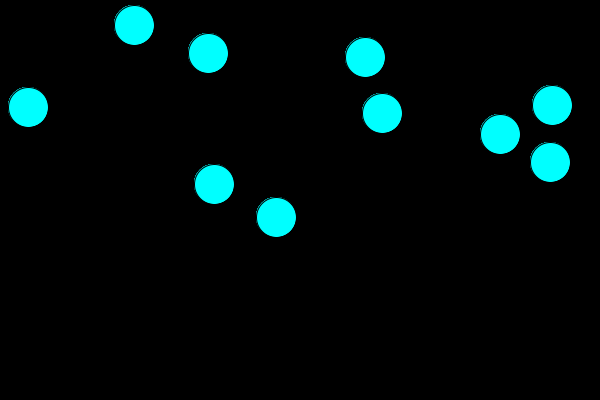
Frame 1 (no input)
Frame 60 (the mouse pressed at the canvas centre just before this capture): identical to frame 1, image omitted
Frame 120 (the mouse held since frame 60 and released just before this capture): identical to frame 1, image omitted

The Processing sketch that drew this single still picture (run headless with seeded random() and noise(); from frame 60 on, the mouse is pressed at the canvas centre):

// Processing sketch: w17_class
// ── w17_class.pde
Ball[] balls;
int score;
color SAFE_COLOR = color(0, 255, 255);
color COLLISION_COLOR = color(255, 0, 255);


void setup() {
  size(600, 400);
  background(0);
  score = 0;

  balls = new Ball[10];
  setupBalls();
}//setup

void setupBalls() {
  for (int i=0; i<balls.length; i++) {
    balls[i] = new Ball();
  }//loop through array, creating new Ball objects
}//setupBalls

void draw() {
  background(0);
  for (int i=0; i<balls.length; i++) {
    balls[i].setColor(SAFE_COLOR);
    for (int m=0; m<balls.length; m++) {
      if (balls[i].collisionCheck(balls[m]) == true) {
        balls[i].setColor(COLLISION_COLOR);
      }
    balls[i].display();
    balls[i].move();
  }
  }

  
}//draw

void keyPressed() {
  if (key == 'r') {
    for (int i=0; i<balls.length; i++){
      balls[i].reset();
    }
  }//reset
  else if (key == CODED) {
    if (keyCode == UP) {
      for (int i=0; i<balls.length; i++){
      balls[i].changeSpeed(0,-1);
    }
    }//up
    else if (keyCode == DOWN) {
      for (int i=0; i<balls.length; i++){
      balls[i].changeSpeed(0,1);
    }
    }//down
    else if (keyCode == LEFT) {
      for (int i=0; i<balls.length; i++){
      balls[i].changeSpeed(-1,0);
    }
    }//left
    else if (keyCode == RIGHT) {
      for (int i=0; i<balls.length; i++){
      balls[i].changeSpeed(1,0);
    }
    }//right
  }//non ASCII keys
}

void mousePressed() {
   
  for (int i=0; i<balls.length; i++){
    if ( balls[i].onBall(mouseX, mouseY) ){
      score+= balls[i].getScoreValue();
      balls[i].reset();
      println(score);
 }//hit
}//mousePressed
}

// ── Ball.pde
class Ball {

  int cx, cy;
  int xvelocity, yvelocity;
  int radius;
  color c;

  //constructor
  Ball() {
    radius = 20;
    c= SAFE_COLOR;
    reset();
  }//default constructor

  void reset() {
    xvelocity = 0;
    yvelocity = 0;
    cx = int(random(radius, width-radius));
    cy = int(random(radius, height-radius));
  }//resetBall

  void display() {
    fill(c);
    circle(cx, cy, radius * 2);
  }//display
  
  void setColor(color newc){
    c = newc;
  }
  
  boolean collisionCheck(Ball other) {
    if (other == this) {
      return false; 
    }
    if (dist(this.cx, this.cy, other.cx, other.cy) < 2 * radius) {
      return true; 
    }
    else {
      return false; 
    }
  

}//Ball
  

  void move() {
    if (cx <= radius || cx >= (width - 1 - radius)) {
      xvelocity*= -1;
    }//x bounce
    if (cy <= radius || cy >= (height - 1 - radius)) {
      yvelocity*= -1;
    }//x bounce
    cx+= xvelocity;
    cy+= yvelocity;
  }//moveBall
  
  void changeSpeed(int x, int y) {
    xvelocity+= x;
    yvelocity+= y;
  }//changeSpeed

  boolean onBall(int x, int y) {
    float d = dist(x, y, cx, cy);
    return d <= radius;
  }//onBall
  
  int getScoreValue() {
    int score = abs(xvelocity) + abs(yvelocity); 
    return score;
  }//getScoreValue
  
}//Ball
